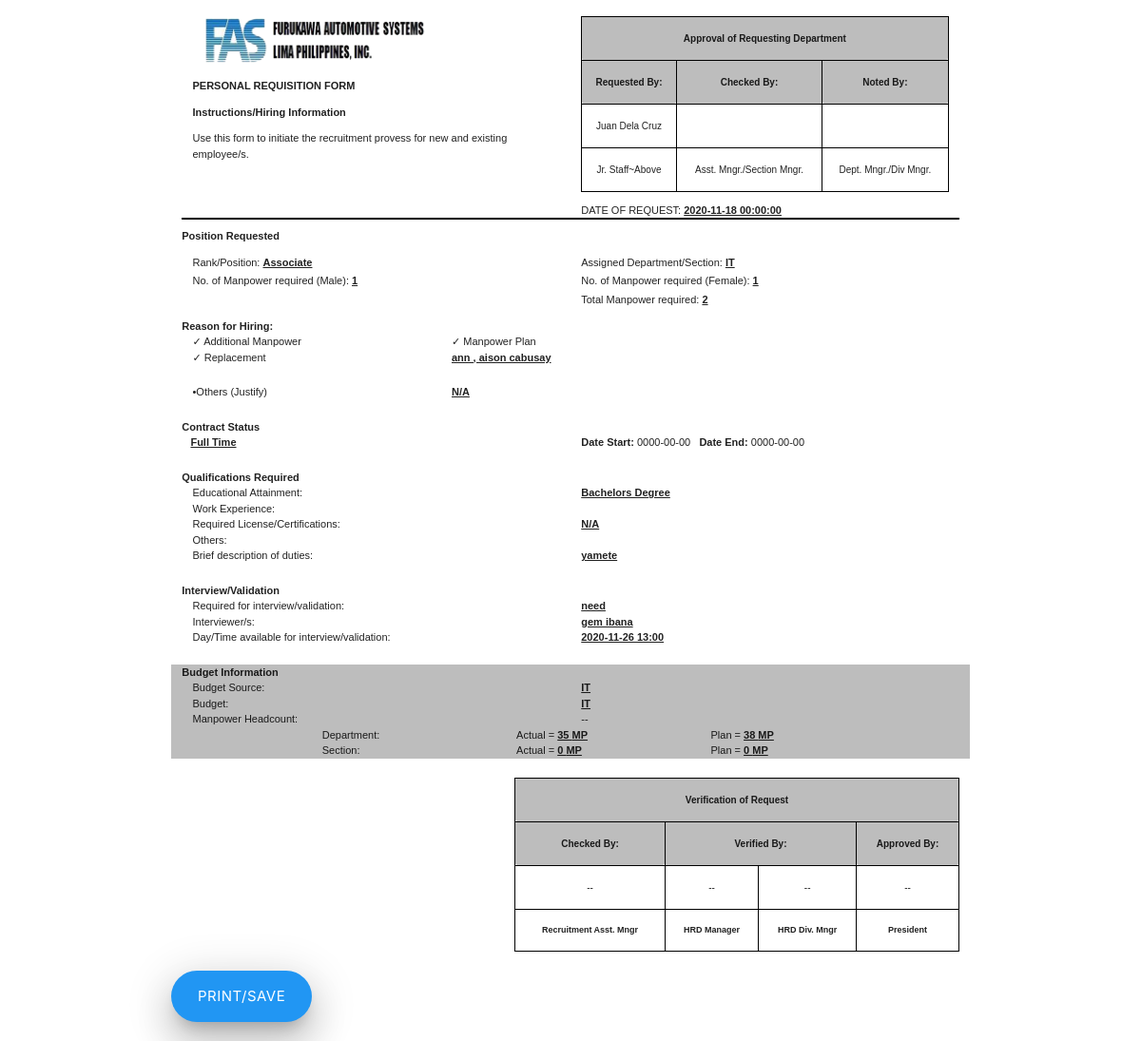
/Forms/preview_prf.php?id=37, run on the app's committed database.
### tables this page shows
CREATE TABLE `tb_request_mp` (
  `id` int(14) NOT NULL,
  `requestor` varchar(500) DEFAULT NULL,
  `requestor_email` varchar(1000) NOT NULL,
  `requesting_position` varchar(200) DEFAULT NULL,
  `assigned_dept` varchar(200) DEFAULT NULL,
  `female_num_mp` int(14) DEFAULT NULL,
  `male_num_mp` int(14) DEFAULT NULL,
  `total_mp` int(14) DEFAULT NULL,
  `contract_status` varchar(500) NOT NULL,
  `date_start` date NOT NULL,
  `date_end` date NOT NULL,
  `education` varchar(1000) NOT NULL,
  `required_license` varchar(1000) NOT NULL,
  `work_exp` varchar(1000) NOT NULL,
  `other_qualification` varchar(1000) NOT NULL,
  `job_duties` varchar(2000) NOT NULL,
  `interview_need` varchar(300) NOT NULL,
  `interviewers` varchar(1000) NOT NULL,
  `availability_for_interview` varchar(1000) NOT NULL,
  `additional_mp` varchar(20) NOT NULL,
  `mp_plan` varchar(20) NOT NULL,
  `reorganization` varchar(20) NOT NULL,
  `promotion` varchar(20) NOT NULL,
  `retirement` varchar(20) NOT NULL,
  `replacement` varchar(20) NOT NULL,
  `replacement_mp_name` varchar(2000) NOT NULL,
  `others` varchar(2000) NOT NULL,
  `budget_source` varchar(200) NOT NULL,
  `budget_status` varchar(200) NOT NULL,
  `actual_mp_dept` int(14) NOT NULL,
  `actual_mp_section` int(14) NOT NULL,
  `plan_mp_dept` int(14) NOT NULL,
  `plan_mp_section` int(14) NOT NULL,
  `approve_check_by` varchar(200) DEFAULT NULL,
  `approve_check_remarks` varchar(100) DEFAULT NULL,
  `approve_noted_by` varchar(200) DEFAULT NULL,
  `approve_noted_remarks` varchar(100) DEFAULT NULL,
  `approval_status` varchar(100) DEFAULT NULL,
  `verify_check_by` varchar(100) DEFAULT NULL,
  `verify_check_remarks` varchar(100) DEFAULT NULL,
  `verify_verifier_manager` varchar(100) DEFAULT NULL,
  `verify_verifier_manager_remarks` varchar(100) DEFAULT NULL,
  `verify_verifier_div_mgr` varchar(100) DEFAULT NULL,
  `verify_verifier_div_mgr_remarks` varchar(100) DEFAULT NULL,
  `cancel_remarks` varchar(1000) DEFAULT NULL,
  `verification_status` varchar(100) DEFAULT NULL,
  `request_date` datetime NOT NULL
);

### Forms/preview_prf.php (the view, shortened to what this page needs)
<?php
    require_once '../php/Database.php';
    $id = $_GET['id'];
    if(empty($id)){
        echo '<script>window.close()</script>';
    }else{
        $query = "SELECT *FROM tb_request_mp WHERE id = '$id'";
        $stmt = $conn->prepare($query);
        $stmt->execute();
        foreach($stmt->fetchALL() as $x){
            $requestor = $x['requestor'];
            $position = $x['requesting_position'];
            $mp_male_required = $x['male_num_mp'];
            $mp_female_required = $x['female_num_mp'];
            $dept_section = $x['assigned_dept'];
            $contract_stat = $x['contract_status'];
            $educ = $x['education'];
            $work_exp = $x['work_exp'];
            $license = $x['required_license'];
            $other_quali = $x['other_qualification'];
            $duty = $x['job_duties'];
            $interview_req = $x['interview_need'];
            $interviewers = $x['interviewers'];
            $availability_interview = $x['availability_for_interview'];
            $request_date = $x['request_date'];
            $budget_source = $x['budget_source'];
            $budget_status = $x['budget_status'];
            $actual_dept = $x['actual_mp_dept'];
            $actual_section = $x['actual_mp_section'];
            $plan_mp_dept = $x['plan_mp_dept'];
            $plan_mp_section = $x['plan_mp_section'];
            $additional_mp = $x['additional_mp'];
            $mp_plan = $x['mp_plan'];
            $replacement = $x['replacement'];
            $replacement_name = $x['replacement_mp_name'];
            $other_reason = $x['others'];
            if($other_reason == ''){
                $other_reason = 'N/A';
            }
        }
    }
?>
<!DOCTYPE html>
<html lang="en">
<head>
    <link rel="stylesheet" href="../node_modules/materialize-css/dist/css/materialize.min.css">
</head>
<body>
    <div class="row container">
        <br>
        <div class="col s12">
            <div class="col s6">
            <img src="../Img/FAS.png" alt="FAS logo" width="250" height="50">
                <p><b>PERSONAL REQUISITION FORM</b></p>
                <b>Instructions/Hiring Information</b>
                <p>Use this form to initiate the recruitment provess for new and existing employee/s.</p>
            </div>
            <div class="col s6">
                <table class="centered" style="border:1.5px solid black;" cellpadding="0">
                    <tr style="border:1.5px solid black;" class="#bdbdbd grey lighten-1">
                        <td colspan="3" style="font-weight:bold;font-size:10px;">Approval of Requesting Department</td>
                    </tr>
                    <tr style="border:1.5px solid black;font-size:12px;" class="#bdbdbd grey lighten-1">
                        <td style="border:1.5px solid black;font-weight:bold;">Requested By:</td>
                        <td style="border:1.5px solid black;font-weight:bold;">Checked By:</td>
                        <td style="border:1.5px solid black;font-weight:bold;">Noted By:</td>
                    </tr>
                    <tr>
                        <td style="border:1.5px solid black;"><?=$requestor;?></td>
                        <td style="border:1.5px solid black;"></td>
                        <td style="border:1.5px solid black;"></td>
                    </tr>
                    <tr style="font-size:10px;">
                        <td style="border:1.5px solid black;">Jr. Staff~Above</td>
                        <td style="border:1.5px solid black;">Asst. Mngr./Section Mngr.</td>
                        <td style="border:1.5px solid black;">Dept. Mngr./Div Mngr.</td>
                    </tr>
                </table>
                <p>DATE OF REQUEST: <u><?=$request_date;?></u></p>
            </div>
        </div>
        <div class="col s12" style="margin-top:-2%;">
            <hr style="border:1px solid black;">
        </div>
        <div class="col s12">
            <b>Position Requested</b>
        </div>
        <div class="col s12">
            <div class="col s6">
                <p>Rank/Position: <u><?=$position;?></u></p>
                <p style="margin-top:-2%;">No. of Manpower required (Male): <u><?=$mp_male_required;?></u></p>
            </div>
            <div class="col s6">
                <p>Assigned Department/Section: <u><?=$dept_section;?></u></p>
                <p style="margin-top:-2%;">No. of Manpower required (Female): <u><?=$mp_female_required;?></u></p>
                <p style="margin-top:-2%;">Total Manpower required: <u><?=$mp_male_required + $mp_female_required;?></u></p>
            </div>
        </div>
        <div class="col s12"><b>Reason for Hiring:</b></div>
        <div class="col s12">
            <?php
                if($additional_mp == 1){
                    echo '<div class="col s4">&check; Additional Manpower</div>';
                }
                if($mp_plan == 1){
                    echo '<div class="col s4">&check; Manpower Plan</div>';
                }
                if($replacement == 1){
                    echo '<div class="row">';
                    echo '<div class="col s12">';
                    echo '<div class="col s4">&check; Replacement</div>';
                    echo '<div class="col s8"><u>'.$replacement_name.'</u></div>';
                    echo '</div>';
                    echo '</div>';
                }
            ?>
            <div class="row">
            <div class="col s12">
                <div class="col s4">&bullet;Others (Justify)</div>
                <div class="col s8"><u><?=$other_reason;?></u></div>
            </div>
            </div>
        </div>
        <div class="row">
            <div class="col s12"><b>Contract Status</b></div>
            <div class="col s6">
                &nbsp;&nbsp;&nbsp;<u><?=$contract_stat?></u>
            </div>
            <div class="col s6">
                <b>Date Start:</b> 0000-00-00 <b> &nbsp; Date End:</b> 0000-00-00
            </div>
        </div>
        <div class="row">
            <div class="col s12"><b>Qualifications Required</b></div>
        <div class="col s12">
           <div class="col s6">Educational Attainment:</div>
           <div class="col s6"><u><?=$educ;?></u></div>
        </div>
        <div class="col s12">
           <div class="col s6">Work Experience:</div>
           <div class="col s6"><u><?=$work_exp; ?></u></div>
        </div>
        <div class="col s12">
           <div class="col s6">Required License/Certifications:</div>
           <div class="col s6"><u><?=$license;?></u></div>
        </div>
        <div class="col s12">
           <div class="col s6">Others:</div>
           <div class="col s6"><u><?=$other_quali;?></u></div>
        </div>
        <div class="col s12">
           <div class="col s6">Brief description of duties:</div>
           <div class="col s6"><u><?=$duty;?></u></div>
        </div>
    </div>
        <div class="row">
            <div class="col s12"><b>Interview/Validation</b></div>
        <div class="col s12">
           <div class="col s6">Required for interview/validation:</div>
           <div class="col s6"><u><?=$interview_req;?></u></div>
        </div>
        <div class="col s12">
           <div class="col s6">Interviewer/s:</div>
           <div class="col s6"><u><?=$interviewers;?></u></div>
        </div>
        <div class="col s12">
           <div class="col s6">Day/Time available for interview/validation:</div>
           <div class="col s6"><u><?=$availability_interview;?></u></div>
        </div>
        </div>
    <div class="row #bdbdbd grey lighten-1">
        <div class="col s12"><b>Budget Information</b></div>
        <div class="col s12">
           <div class="col s6">Budget Source:</div>
           <div class="col s6"><u><?=$budget_source;?></u></div>
        </div>
        <div class="col s12">
           <div class="col s6">Budget:</div>
           <div class="col s6"><u><?=$budget_status;?></u></div>
        </div>
        <div class="col s12">
           <div class="col s6">Manpower Headcount:</div>
           <div class="col s6">--</div>
        </div>
        <div class="col s12">
            <div class="col s2"></div>
            <div class="col s3">Department:</div>
            <div class="col s3">Actual = <u><?=$actual_dept;?> MP</u></div>
            <div class="col s4">Plan = <u><?=$plan_mp_dept;?> MP</u></div>
        </div>
        <div class="col s12">
            <div class="col s2"></div>
            <div class="col s3">Section:</div>
            <div class="col s3">Actual = <u><?=$actual_section;?> MP</u></div>
            <div class="col s4">Plan = <u><?=$plan_mp_section;?> MP</u></div>
        </div>
    </div>
    <div class="row">
        <div class="co s12">
            <div class="col s5"></div>
            <div class="col s7">
                <table class="centered" style="border:1px solid black;" cellpadding="0" cellspacing="0">
                    <tr class="#bdbdbd grey lighten-1">
                        <td colspan="4" style="border:1px solid black;font-weight:bold;">Verification of Request</td>
                    </tr>
                    <tr class="#bdbdbd grey lighten-1">
                        <td style="border:1px solid black;font-weight:bold;">Checked By:</td>
                        <td colspan="2" style="border:1px solid black;font-weight:bold;">Verified By:</td>
                        <td style="border:1px solid black;font-weight:bold;">Approved By:</td>
                    </tr>
                    <tr>
                        <td style="border:1px solid black;">--</td>
                        <td style="border:1px solid black;">--</td>
                        <td style="border:1px solid black;">--</td>
                        <td style="border:1px solid black;">--</td>
                    </tr>
                    <tr>
                        <td style="border:1px solid black;font-weight:bold;font-size:9px;">Recruitment Asst. Mngr</td>
                        <td style="border:1px solid black;font-weight:bold;font-size:9px;">HRD Manager</td>
                        <td style="border:1px solid black;font-weight:bold;font-size:9px;">HRD Div. Mngr</td>
                        <td style="border:1px solid black;font-weight:bold;font-size:9px;">President</td>
                    </tr>
                </table>
            </div>
        </div>
    </div>
    <button class="btn-large blue z-depth-5" id="print_btn" onclick="print_docs()" style="border-radius:30px;">Print/Save</button>
    </div>
</body>
</html>

### Forms/preview_prf.php (style rules this page uses)
body { font-family:arial; font-size:11px; }
td { font-size:10px; }
u { font-weight:bold; }

### data on the page
tb_request_mp: requestor "Juan Dela Cruz", request_date "2020-11-18 00:00:00", requesting_position "Associate", male_num_mp "1", assigned_dept "IT", female_num_mp "1", $mp_male_required + $mp_female_required "2", replacement_mp_name "ann , aison cabusay", others "N/A", contract_status "Full Time", education "Bachelors Degree", required_license "N/A", job_duties "yamete", interview_need "need", interviewers "gem ibana", availability_for_interview "2020-11-26 13:00", budget_source "IT", budget_status "IT", actual_mp_dept "35", plan_mp_dept "38", actual_mp_section "0", plan_mp_section "0"
